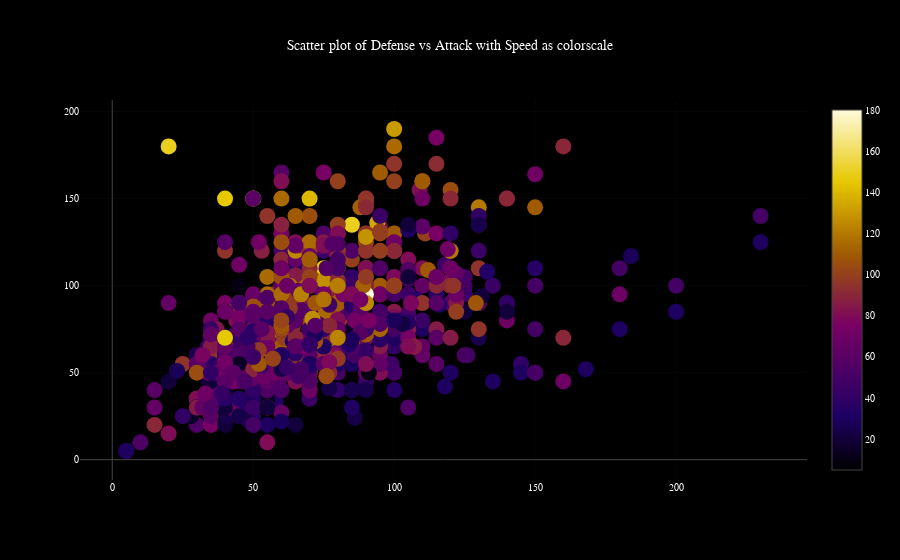

Here is the notebook cell this chart was saved with:
### Markdown cell above
**4.1 2D Scatterplot(Adding colorscale makes it 3D)**

### Code cell
trace1 = go.Scatter(
    x = df["Defense"],
    y = df["Attack"],
    mode='markers',
    marker=dict(
        size='16',
        color = df["Speed"],#set color equal to a variable
        colorscale='Electric',
        showscale=True
    ),
    text=df["Name"]
)
data = [trace1]
layout = go.Layout(
  paper_bgcolor='rgba(0,0,0,1)',
  plot_bgcolor='rgba(0,0,0,1)',
  showlegend = False,
  font=dict(family='Courier New, monospace', size=10, color='#ffffff'),
  title="Scatter plot of Defense vs Attack with Speed as colorscale",
)
fig = go.Figure(data=data, layout=layout)
iplot(fig, filename = "Scatterplot")

### Figure 1 — Plotly figure (JSON) as saved in the notebook; plotly's stock layout.template omitted (floating-point values rounded to 4 significant figures; data arrays with more than 128 entries replaced by an {"elided": "..."} marker saying what was removed)
{"data": [{"marker": {"color": {"elided": "800 int values"}, "colorscale": "Electric", "showscale": true, "size": "16"}, "mode": "markers", "text": {"elided": "800 str values"}, "type": "scatter", "x": {"elided": "800 int values"}, "y": {"elided": "800 int values"}}], "layout": {"font": {"color": "#ffffff", "family": "Courier New, monospace", "size": 10}, "paper_bgcolor": "rgba(0,0,0,1)", "plot_bgcolor": "rgba(0,0,0,1)", "showlegend": false, "title": "Scatter plot of Defense vs Attack with Speed as colorscale"}}
